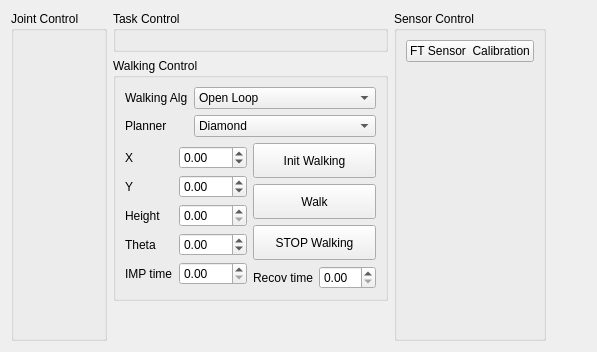
      <widget class="QWidget" name="tab_3">
       <attribute name="title">
        <string>Manual</string>
       </attribute>
       <layout class="QHBoxLayout" name="horizontalLayout_2">
        <item>
         <layout class="QHBoxLayout" name="horizontalLayout" stretch="0,0,0,0">
          <property name="sizeConstraint">
           <enum>QLayout::SetDefaultConstraint</enum>
          </property>
          <property name="topMargin">
           <number>0</number>
          </property>
          <item>
           <widget class="QGroupBox" name="groupBox_joint_ctrl">
            <property name="maximumSize">
             <size>
              <width>400</width>
              <height>16777215</height>
             </size>
            </property>
            <property name="title">
             <string>Joint Control</string>
            </property>
            <property name="checkable">
             <bool>false</bool>
            </property>
            <layout class="QGridLayout" name="gridLayout_2">
             <item row="0" column="0">
              <layout class="QGridLayout" name="gridLayout_joint_ctrl" rowstretch="0" columnstretch="0">
               <property name="sizeConstraint">
                <enum>QLayout::SetMaximumSize</enum>
               </property>
               <property name="leftMargin">
                <number>0</number>
               </property>
               <property name="topMargin">
                <number>0</number>
               </property>
               <property name="horizontalSpacing">
                <number>8</number>
               </property>
               <property name="verticalSpacing">
                <number>5</number>
               </property>
              </layout>
             </item>
            </layout>
           </widget>
          </item>
          <item>
           <layout class="QVBoxLayout" name="verticalLayout_19" stretch="0,0,0">
            <item>
             <widget class="QGroupBox" name="groupBox_task_ctrl">
              <property name="title">
               <string>Task Control</string>
              </property>
              <layout class="QGridLayout" name="gridLayout_5">
               <item row="1" column="0">
                <layout class="QGridLayout" name="gridLayout_task_ctrl" rowstretch="0" columnstretch="0">
                 <property name="sizeConstraint">
                  <enum>QLayout::SetMaximumSize</enum>
                 </property>
                 <property name="leftMargin">
                  <number>0</number>
                 </property>
                 <property name="topMargin">
                  <number>0</number>
                 </property>
                 <property name="horizontalSpacing">
                  <number>8</number>
                 </property>
                 <property name="verticalSpacing">
                  <number>5</number>
                 </property>
                </layout>
               </item>
              </layout>
             </widget>
            </item>
            <item>
             <widget class="QGroupBox" name="groupBox_walk_ctrl">
              <property name="maximumSize">
               <size>
                <width>370</width>
                <height>16777215</height>
               </size>
              </property>
              <property name="title">
               <string>Walking Control</string>
              </property>
              <layout class="QVBoxLayout" name="verticalLayout_20">
               <item>
                <layout class="QVBoxLayout" name="verticalLayout_16" stretch="0,0">
                 <item>
                  <layout class="QGridLayout" name="gridLayout_walk_ctrl" columnstretch="0,1">
                   <item row="0" column="0">
                    <widget class="QLabel" name="label_5">
                     <property name="text">
                      <string>Walking Alg</string>
                     </property>
                    </widget>
                   </item>
                   <item row="1" column="0">
                    <widget class="QLabel" name="label_4">
                     <property name="text">
                      <string>Planner</string>
                     </property>
                    </widget>
                   </item>
                   <item row="0" column="1">
                    <widget class="QComboBox" name="comboBox_walk_algorithm">
                     <item>
                      <property name="text">
                       <string>Open Loop</string>
                      </property>
                     </item>
                     <item>
                      <property name="text">
                       <string>Open + Imp</string>
                      </property>
                     </item>
                     <item>
                      <property name="text">
                       <string>Algorithm 1</string>
                      </property>
                     </item>
                     <item>
                      <property name="text">
                       <string>Algorithm 2</string>
                      </property>
                     </item>
                     <item>
                      <property name="text">
                       <string>Algorithm 3</string>
                      </property>
                     </item>
                    </widget>
                   </item>
                   <item row="1" column="1">
                    <widget class="QComboBox" name="comboBox_walk_planner">
                     <item>
                      <property name="text">
                       <string>Diamond</string>
                      </property>
                     </item>
                     <item>
                      <property name="text">
                       <string>WTF Plan</string>
                      </property>
                     </item>
                    </widget>
                   </item>
                  </layout>
                 </item>
                 <item>
                  <layout class="QHBoxLayout" name="horizontalLayout_5">
                   <item>
                    <layout class="QVBoxLayout" name="verticalLayout_17">
                     <item>
                      <layout class="QGridLayout" name="gridLayout_7" columnstretch="0,1">
                       <item row="5" column="0">
                        <widget class="QLabel" name="label_10">
                         <property name="text">
                          <string>IMP time</string>
                         </property>
                        </widget>
                       </item>
                       <item row="3" column="0">
                        <widget class="QLabel" name="label_8">
                         <property name="text">
                          <string>Height</string>
                         </property>
                        </widget>
                       </item>
                       <item row="1" column="0">
                        <widget class="QLabel" name="label_6">
                         <property name="text">
                          <string>X</string>
                         </property>
                        </widget>
                       </item>
                       <item row="4" column="0">
                        <widget class="QLabel" name="label_9">
                         <property name="text">
                          <string>Theta</string>
                         </property>
                        </widget>
                       </item>
                       <item row="2" column="0">
                        <widget class="QLabel" name="label_7">
                         <property name="text">
                          <string>Y</string>
                         </property>
                        </widget>
                       </item>
                       <item row="1" column="1">
                        <widget class="QDoubleSpinBox" name="doubleSpinBox_walk_x">
                         <property name="minimum">
                          <double>-100.000000000000000</double>
                         </property>
                         <property name="maximum">
                          <double>100.000000000000000</double>
                         </property>
                         <property name="singleStep">
                          <double>0.100000000000000</double>
                         </property>
                        </widget>
                       </item>
                       <item row="2" column="1">
                        <widget class="QDoubleSpinBox" name="doubleSpinBox_walk_y">
                         <property name="minimum">
                          <double>-100.000000000000000</double>
                         </property>
                         <property name="maximum">
                          <double>100.000000000000000</double>
                         </property>
                         <property name="singleStep">
                          <double>0.050000000000000</double>
                         </property>
                        </widget>
                       </item>
                       <item row="3" column="1">
                        <widget class="QDoubleSpinBox" name="doubleSpinBox_walk_height"/>
                       </item>
                       <item row="4" column="1">
                        <widget class="QDoubleSpinBox" name="doubleSpinBox_walk_theta">
                         <property name="minimum">
                          <double>-500.000000000000000</double>
                         </property>
                         <property name="maximum">
                          <double>500.000000000000000</double>
                         </property>
                         <property name="singleStep">
                          <double>5.000000000000000</double>
                         </property>
                        </widget>
                       </item>
                       <item row="5" column="1">
                        <widget class="QDoubleSpinBox" name="doubleSpinBox_walk_imp_time"/>
                       </item>
                      </layout>
                     </item>
                    </layout>
                   </item>
                   <item>
                    <layout class="QVBoxLayout" name="verticalLayout_18">
                     <item>
                      <widget class="QPushButton" name="button_walk_init">
                       <property name="minimumSize">
                        <size>
                         <width>0</width>
                         <height>35</height>
                        </size>
                       </property>
                       <property name="text">
                        <string>Init Walking</string>
                       </property>
                      </widget>
                     </item>
                     <item>
                      <widget class="QPushButton" name="button_walk_start">
                       <property name="minimumSize">
                        <size>
                         <width>0</width>
                         <height>35</height>
                        </size>
                       </property>
                       <property name="text">
                        <string>Walk</string>
                       </property>
                      </widget>
                     </item>
                     <item>
                      <widget class="QPushButton" name="button_walk_stop">
                       <property name="minimumSize">
                        <size>
                         <width>0</width>
                         <height>35</height>
                        </size>
                       </property>
                       <property name="text">
                        <string>STOP Walking</string>
                       </property>
                      </widget>
                     </item>
                     <item>
                      <layout class="QGridLayout" name="gridLayout_8" columnstretch="0,1">
                       <item row="0" column="0">
                        <widget class="QLabel" name="label_11">
                         <property name="text">
                          <string>Recov time</string>
                         </property>
                        </widget>
                       </item>
                       <item row="0" column="1">
                        <widget class="QDoubleSpinBox" name="doubleSpinBox_walk_recov_time"/>
                       </item>
                      </layout>
                     </item>
                    </layout>
                   </item>
                  </layout>
                 </item>
                </layout>
               </item>
              </layout>
             </widget>
            </item>
            <item>
             <spacer name="verticalSpacer_9">
              <property name="orientation">
               <enum>Qt::Vertical</enum>
              </property>
              <property name="sizeHint" stdset="0">
               <size>
                <width>20</width>
                <height>40</height>
               </size>
              </property>
             </spacer>
            </item>
           </layout>
          </item>
          <item>
           <widget class="QGroupBox" name="groupBox_sensor_ctrl">
            <property name="title">
             <string>Sensor Control</string>
            </property>
            <layout class="QVBoxLayout" name="verticalLayout_21">
             <item>
              <layout class="QVBoxLayout" name="verticalLayout_5">
               <item>
                <widget class="QPushButton" name="button_ft_calib">
                 <property name="text">
                  <string>FT Sensor  Calibration</string>
                 </property>
                </widget>
               </item>
              </layout>
             </item>
             <item>
              <spacer name="verticalSpacer_12">
               <property name="orientation">
                <enum>Qt::Vertical</enum>
               </property>
               <property name="sizeHint" stdset="0">
                <size>
                 <width>20</width>
                 <height>40</height>
                </size>
               </property>
              </spacer>
             </item>
            </layout>
           </widget>
          </item>
          <item>
           <spacer name="horizontalSpacer_2">
            <property name="orientation">
             <enum>Qt::Horizontal</enum>
            </property>
            <property name="sizeHint" stdset="0">
             <size>
              <width>40</width>
              <height>20</height>
             </size>
            </property>
           </spacer>
          </item>
         </layout>
        </item>
       </layout>
      </widget>
